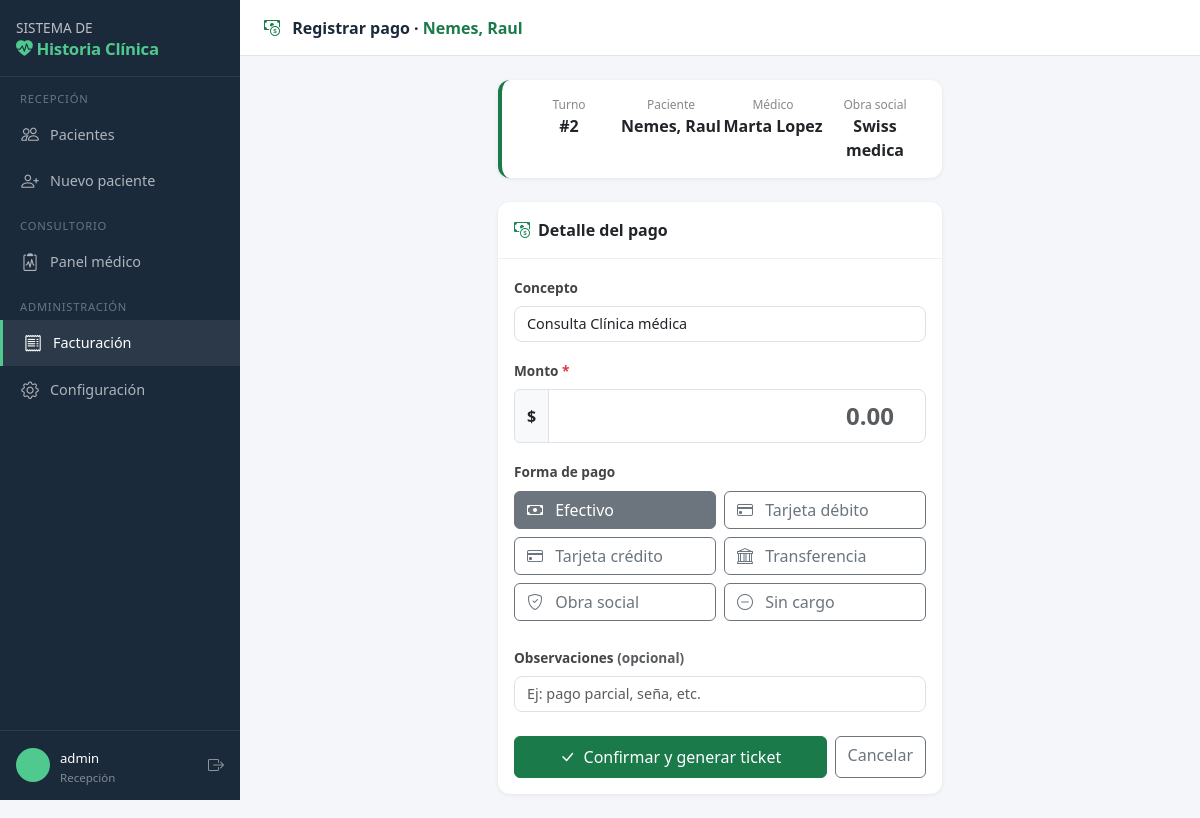
The app's page /facturacion/pago/2/ (signed in) with its own data.
### cuentas/models.py (models this page shows, shortened)
class Usuario(AbstractUser):
    ROL_CHOICES = [
        ('admin', 'Administrador'),
        ('medico', 'Médico'),
        ('recepcion', 'Recepción'),
    ]
    rol = models.CharField(max_length=20, choices=ROL_CHOICES, default='recepcion')
    telefono = models.CharField(max_length=20, blank=True)
    especialidad = models.CharField(max_length=100, blank=True,
                                    help_text="Solo para médicos")
    matricula = models.CharField(max_length=50, blank=True,
                                 help_text="Matrícula profesional del médico")
    class Meta:
        verbose_name = 'Usuario'
        verbose_name_plural = 'Usuarios'
    @property
    def es_admin(self):
        return self.rol == 'admin' or self.is_superuser
    @property
    def es_medico(self):
        return self.rol == 'medico'
    @property
    def es_recepcion(self):
        return self.rol == 'recepcion'

### consulta/models.py (models this page shows, shortened)
class Turno(models.Model):
    ESTADO_CHOICES = [
        ('espera', 'En espera'),
        ('llamado', 'Llamado'),
        ('atencion', 'En atención'),
        ('finalizado', 'Finalizado'),
        ('cancelado', 'Cancelado'),
    ]
    paciente = models.ForeignKey('pacientes.Paciente', on_delete=models.CASCADE,
                                  related_name='turnos')
    signos = models.OneToOneField('pacientes.SignosVitales', on_delete=models.SET_NULL,
                                   null=True, blank=True, related_name='turno')
    medico = models.ForeignKey('cuentas.Usuario', on_delete=models.SET_NULL,
                                null=True, blank=True, related_name='turnos_asignados',
                                limit_choices_to={'rol': 'medico'})
    estado = models.CharField(max_length=15, choices=ESTADO_CHOICES, default='espera')
    fecha_hora = models.DateTimeField(default=timezone.now)
    hora_llamado = models.DateTimeField(null=True, blank=True)
    hora_inicio_atencion = models.DateTimeField(null=True, blank=True)
    hora_fin = models.DateTimeField(null=True, blank=True)
    numero = models.PositiveIntegerField()  # número de orden del día
    class Meta:
        verbose_name = 'Turno'
        verbose_name_plural = 'Turnos'
        ordering = ['fecha_hora']

### pacientes/models.py (models this page shows, shortened)
class Paciente(models.Model):
    SEXO_CHOICES = [('M', 'Masculino'), ('F', 'Femenino'), ('O', 'Otro')]
    SANGRE_CHOICES = [
        ('A+', 'A+'), ('A-', 'A-'), ('B+', 'B+'), ('B-', 'B-'),
        ('AB+', 'AB+'), ('AB-', 'AB-'), ('O+', 'O+'), ('O-', 'O-'),
    ]
    dni = models.CharField(max_length=20, unique=True, verbose_name='DNI / Cédula')
    apellido = models.CharField(max_length=100)
    nombre = models.CharField(max_length=100)
    fecha_nacimiento = models.DateField()
    sexo = models.CharField(max_length=1, choices=SEXO_CHOICES)
    grupo_sanguineo = models.CharField(max_length=3, choices=SANGRE_CHOICES, blank=True)
    telefono = models.CharField(max_length=30, blank=True)
    email = models.EmailField(blank=True)
    domicilio = models.CharField(max_length=200, blank=True)
    ciudad = models.CharField(max_length=100, blank=True)
    alergias = models.TextField(blank=True)
    antecedentes = models.TextField(blank=True)
    medicacion_habitual = models.TextField(blank=True)
    obra_social = models.CharField(max_length=100, blank=True)
    nro_afiliado = models.CharField(max_length=50, blank=True)
    activo = models.BooleanField(default=True)
    creado = models.DateTimeField(auto_now_add=True)
    actualizado = models.DateTimeField(auto_now=True)
    class Meta:
        verbose_name = 'Paciente'
        verbose_name_plural = 'Pacientes'
        ordering = ['apellido', 'nombre']
    @property
    def nombre_completo(self):
        return f"{self.apellido}, {self.nombre}"

### facturacion/views.py (the view, shortened to what this page needs)
# urls.py: path('pago/<int:turno_id>/',      views.registrar_pago,   name='registrar'),
@login_required
def registrar_pago(request, turno_id):
    turno = get_object_or_404(Turno, pk=turno_id)
    if hasattr(turno, 'pago'):
        return redirect('facturacion:ticket', pago_id=turno.pago.pk)
    medico = turno.medico
    concepto_default = f"Consulta médica"
    if medico and medico.especialidad:
        concepto_default = f"Consulta {medico.especialidad}"
    return render(request, 'facturacion/registrar_pago.html', {
        'turno': turno,
        'concepto_default': concepto_default,
        'formas_pago': Pago.FORMA_PAGO,
    })

### templates/facturacion/registrar_pago.html (shortened to what this page needs)
{% extends "base/base.html" %}
{% block page_title %}
  <i class="bi bi-cash-coin me-2" style="color:#1a7a4a"></i>
  Registrar pago · <span style="color:#1a7a4a">{{ turno.paciente.nombre_completo }}</span>
{% endblock %}
{% block contenido %}
<div class="row justify-content-center">
<div class="col-lg-6">
  <div class="card mb-4" style="border-left: 4px solid #1a7a4a;">
    <div class="card-body">
      <div class="row text-center g-0">
        <div class="col">
          <div style="font-size:.75rem;color:#888">Turno</div>
          <strong>#{{ turno.numero }}</strong>
        </div>
        <div class="col">
          <div style="font-size:.75rem;color:#888">Paciente</div>
          <strong>{{ turno.paciente.nombre_completo }}</strong>
        </div>
        <div class="col">
          <div style="font-size:.75rem;color:#888">Médico</div>
          <strong>{{ turno.medico.get_full_name|default:"—" }}</strong>
        </div>
        <div class="col">
          <div style="font-size:.75rem;color:#888">Obra social</div>
          <strong>{{ turno.paciente.obra_social|default:"Particular" }}</strong>
        </div>
      </div>
    </div>
  </div>
  <div class="card">
    <div class="card-header py-3">
      <i class="bi bi-cash-coin me-2 text-success"></i>Detalle del pago
    </div>
    <div class="card-body">
      <form method="post">
        <div class="mb-3">
          <label class="form-label">Concepto</label>
          <input type="text" name="concepto" class="form-control"
                 value="{{ concepto_default }}" required>
        </div>
        <div class="mb-3">
          <label class="form-label">Monto <span class="text-danger">*</span></label>
          <div class="input-group">
            <span class="input-group-text fw-bold">$</span>
            <input type="number" name="monto" class="form-control form-control-lg fw-bold"
                   placeholder="0.00" step="0.01" min="0" required autofocus
                   style="font-size:1.5rem;text-align:right">
          </div>
        </div>
        <div class="mb-4">
          <label class="form-label">Forma de pago</label>
          <div class="row g-2">
            {% for valor, etiqueta in formas_pago %}
            <div class="col-6">
              <label class="btn btn-outline-secondary w-100 text-start" for="fp_{{ valor }}">
                {% if valor == 'efectivo' %}<i class="bi bi-cash me-2"></i>
                {% elif 'tarjeta' in valor %}<i class="bi bi-credit-card me-2"></i>
                {% elif valor == 'transferencia' %}<i class="bi bi-bank me-2"></i>
                {% elif valor == 'obra_social' %}<i class="bi bi-shield-check me-2"></i>
                {% else %}<i class="bi bi-dash-circle me-2"></i>{% endif %}
                {{ etiqueta }}
              </label>
            </div>
            {% endfor %}
          </div>
        </div>
        <div class="mb-4">
          <label class="form-label">Observaciones <span class="text-muted">(opcional)</span></label>
          <input type="text" name="observaciones" class="form-control"
                 placeholder="Ej: pago parcial, seña, etc.">
        </div>
        <div class="d-flex gap-2">
          <button type="submit" class="btn btn-primary flex-grow-1 py-2">
            <i class="bi bi-check-lg me-1"></i> Confirmar y generar ticket
          </button>
          <a href="/facturacion/" class="btn btn-outline-secondary">Cancelar</a>
        </div>
      </form>
    </div>
  </div>
</div>
</div>
{% endblock %}

### templates/base/base.html (shortened to what this page needs)
<!DOCTYPE html>
<html lang="es">
<head>
  <link href="https://cdn.jsdelivr.net/npm/bootstrap@5.3.2/dist/css/bootstrap.min.css" rel="stylesheet">
  <link href="https://cdn.jsdelivr.net/npm/bootstrap-icons@1.11.3/font/bootstrap-icons.min.css" rel="stylesheet">
</head>
<body>
{% if user.is_authenticated %}
<nav id="sidebar">
  <div class="brand">
    <h6>SISTEMA DE</h6>
    <strong><i class="bi bi-heart-pulse-fill me-1"></i>Historia Clínica</strong>
  </div>
  {% if user.es_recepcion or user.es_admin %}
  <div class="section-label">Recepción</div>
  <a href="/pacientes/" class="nav-link {% if 'pacientes' in request.path %}active{% endif %}">
    <i class="bi bi-people"></i> Pacientes
  </a>
  <a href="/pacientes/nuevo/" class="nav-link">
    <i class="bi bi-person-plus"></i> Nuevo paciente
  </a>
  {% endif %}
  {% if user.es_medico or user.es_admin %}
  <div class="section-label">Consultorio</div>
  <a href="/consulta/panel/" class="nav-link {% if 'consulta' in request.path %}active{% endif %}">
    <i class="bi bi-clipboard2-pulse"></i> Panel médico
  </a>
  {% endif %}
  {% if user.es_admin %}
  <div class="section-label">Administración</div>
  <a href="/facturacion/" class="nav-link {% if 'facturacion' in request.path %}active{% endif %}">
    <i class="bi bi-receipt"></i> Facturación
  </a>
  <a href="/admin/" class="nav-link">
    <i class="bi bi-gear"></i> Configuración
  </a>
  {% endif %}
  <div class="user-block">
    <div class="avatar">{{ user.first_name|first|upper }}{{ user.last_name|first|upper }}</div>
    <div class="info">
      <span>{{ user.get_full_name|default:user.username }}</span>
      <small>{{ user.get_rol_display }}</small>
    </div>
    <a href="/cuentas/logout/" class="ms-auto text-white-50" title="Cerrar sesión">
      <i class="bi bi-box-arrow-right"></i>
    </a>
  </div>
</nav>
{% endif %}
<div id="main">
  {% if user.is_authenticated %}
  <div id="topbar">
    <div>
      <p class="page-title">{% block page_title %}{% endblock %}</p>
    </div>
  </div>
  {% endif %}
  <div class="p-4">
    {% block contenido %}{% endblock %}
  </div>
</div>
</body>
</html>

### templates/base/base.html (style rules this page uses)
:root { --sidebar-w: 240px; --verde: #1a7a4a; --verde-claro: #e8f5ee; --azul-med: #1565c0; --gris-bg: #f4f6f9; }
body { background: var(--gris-bg); font-family: 'Segoe UI', sans-serif; }
#sidebar { width: var(--sidebar-w); min-height: 100vh; background: #1b2a3b; position: fixed; top: 0; left: 0; z-index: 100; display: flex; flex-direction: column; transition: width .25s; }
#sidebar .brand { padding: 20px 16px 14px; border-bottom: 1px solid rgba(255,255,255,.08); }
#sidebar .brand h6 { color: #fff; margin: 0; font-size: .85rem; opacity: .7; }
#sidebar .brand strong { color: #4fc98e; font-size: 1.05rem; letter-spacing: -.3px; }
#sidebar .nav-link { color: rgba(255,255,255,.65); padding: 10px 20px; border-radius: 0; display: flex; align-items: center; gap: 10px; font-size: .9rem; transition: background .15s, color .15s; }
#sidebar .nav-link:hover, #sidebar .nav-link.active { background: rgba(255,255,255,.07); color: #fff; }
#sidebar .nav-link.active { border-left: 3px solid #4fc98e; }
#sidebar .nav-link i { font-size: 1.1rem; width: 20px; text-align: center; }
#sidebar .section-label { color: rgba(255,255,255,.35); font-size: .7rem; text-transform: uppercase; letter-spacing: .8px; padding: 14px 20px 4px; }
#sidebar .user-block { margin-top: auto; padding: 14px 16px; border-top: 1px solid rgba(255,255,255,.08); display: flex; align-items: center; gap: 10px; }
#sidebar .user-block .avatar { width: 34px; height: 34px; border-radius: 50%; background: #4fc98e; color: #1b2a3b; display: flex; align-items: center; justify-content: center; font-weight: 700; font-size: .85rem; flex-shrink: 0; }
#sidebar .user-block .info small { color: rgba(255,255,255,.45); font-size: .72rem; display: block; }
#sidebar .user-block .info span { color: #fff; font-size: .82rem; }
#main { margin-left: var(--sidebar-w); min-height: 100vh; }
#topbar { background: #fff; border-bottom: 1px solid #e0e4ea; padding: 0 24px; height: 56px; display: flex; align-items: center; justify-content: space-between; position: sticky; top: 0; z-index: 90; }
#topbar .page-title { font-size: 1rem; font-weight: 600; color: #1b2a3b; margin: 0; }
.card { border: none; border-radius: 12px; box-shadow: 0 1px 4px rgba(0,0,0,.07); }
.card-header { background: #fff; border-bottom: 1px solid #f0f0f0; font-weight: 600; border-radius: 12px 12px 0 0 !important; }
.form-label { font-size: .85rem; font-weight: 600; color: #444; }
.form-control, .form-select { border-radius: 8px; border-color: #dde1e7; font-size: .9rem; }
.btn-primary { background: var(--verde); border-color: var(--verde); }

### records on screen
Usuario: get_full_name "admin", rol "Recepción"
Turno: paciente.nombre_completo "Nemes, Raul", numero "2", medico.get_full_name "Marta Lopez", paciente.obra_social "Swiss medica"

### other values on screen
{{ etiqueta }} "Efectivo" "Tarjeta débito" "Tarjeta crédito" "Transferencia" "Obra social" "Sin cargo"
